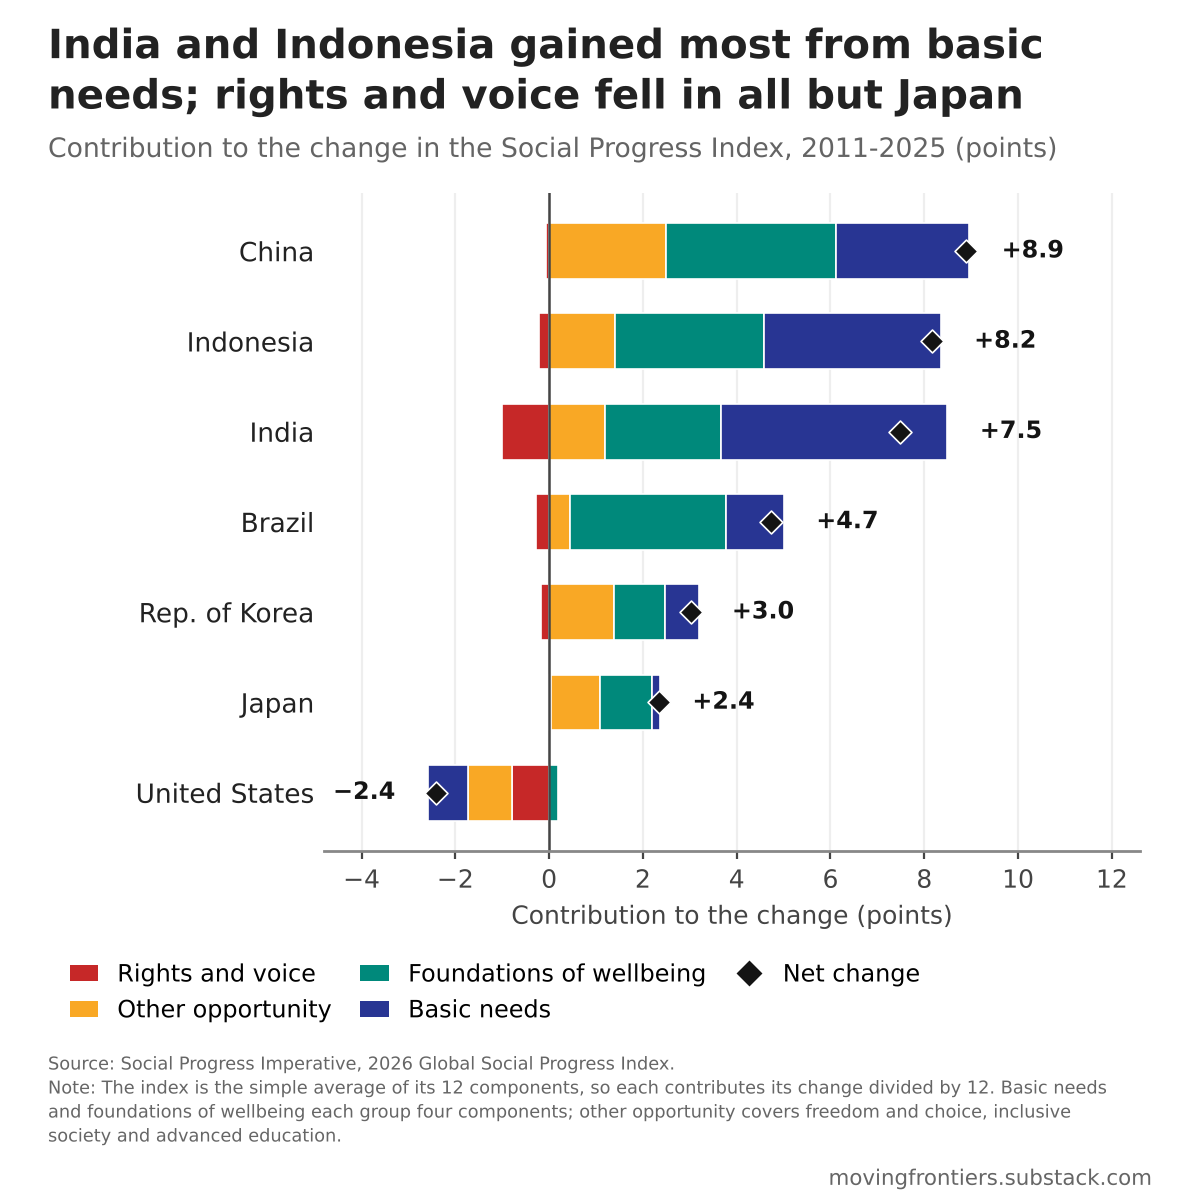

Reproduce this figure in Python.
"""India and Indonesia gained most from basic needs; rights and voice fell in all but Japan

Self-contained: embeds its data (also saved as chart-02-drivers-of-change-seven-economies.csv) and the Moving Frontiers house style.
Needs only numpy, pandas, matplotlib and Pillow. Run `python chart-02-drivers-of-change-seven-economies.py` to write chart-02-drivers-of-change-seven-economies.png in the current folder.
Data: Social Progress Imperative, 2026 Global Social Progress Index (ranked countries), frozen October 2026."""
DATA = """\
country,spicountrycode,spiyear,status,score_spi,score_nbmc,score_ws,score_sh,score_ps,score_abk,score_aic,score_hw,score_eq,score_pr,score_pfc,score_incl,score_aae,GDPpc,population
Brazil,BRA,2011,Ranked,68.01,85.74,77.8,82.35000000000001,61.09,64.82000000000001,57.13,57.56,69.87,71.35000000000001,76.78,68.19,43.46,18062.1581,193701929
Brazil,BRA,2025,Ranked,72.74,86.64,81.44,87.18,66.4,70.49,83.19,62.32,73.45,68.11,79.92,63.35,50.42,19647.909600000003,211998573
China,CHN,2011,Ranked,59.94,88.71000000000001,71.93,74.0,75.74,72.67,46.37,58.81,50.93,25.93,74.74,44.28,35.13,10476.3124,1337705000
China,CHN,2025,Ranked,68.82000000000001,92.58,79.18,88.43,84.14,73.08,79.45,64.18,55.6,25.13,72.86,52.620000000000005,58.64,23845.619700000003,1408975000
Indonesia,IDN,2011,Ranked,59.95,67.76,68.18,63.79,82.55,72.05,39.35,48.36,60.63,62.38,69.79,48.230000000000004,36.38,8848.2247,246305322
Indonesia,IDN,2025,Ranked,68.11,76.9,75.71000000000001,91.92,83.17,78.08,69.37,51.34,59.800000000000004,59.81,75.32000000000001,48.71,47.15,14470.4372,283487931
India,IND,2011,Ranked,51.300000000000004,56.5,49.84,50.660000000000004,74.35000000000001,54.64,43.99,46.92,43.61,64.43,56.19,41.38,33.12,5059.282700000001,1243481564
India,IND,2025,Ranked,58.79,70.08,66.47,76.37,76.34,68.0,63.36,48.95,38.56,52.39,63.9,43.56,37.480000000000004,9817.070800000001,1450935791
Japan,JPN,2011,Ranked,84.88,92.74,92.94,96.12,82.71000000000001,94.23,75.63,85.72,91.60000000000001,90.09,80.12,74.12,62.49,40881.7972,128070000
Japan,JPN,2025,Ranked,87.23,91.76,92.81,95.98,85.97,95.67,86.35000000000001,86.36,92.14,90.54,84.37,80.39,64.47,46097.43,123975371
"Korea, Republic of",KOR,2011,Ranked,82.12,93.7,91.88,93.66,76.69,85.77,88.41,78.77,83.08,80.21000000000001,75.84,63.88,73.57000000000001,37610.9729,49554112
"Korea, Republic of",KOR,2025,Ranked,85.14,94.10000000000001,93.05,92.71000000000001,84.79,89.56,91.62,83.83,84.0,78.03,80.65,71.28,78.08,50414.207,51751065
United States,USA,2011,Ranked,84.17,91.56,94.08,94.01,74.48,88.48,84.38,68.60000000000001,82.7,87.87,86.49,78.03,79.31,59789.4129,309378227
United States,USA,2025,Ranked,81.76,91.59,93.53,87.23,71.46000000000001,85.33,88.71000000000001,66.95,85.37,78.3,84.28,74.12,74.32000000000001,75491.6084,340110988
"""

# ---- data (embedded) and the few shared definitions the chart code expects ----
import io, numpy as np, pandas as pd, warnings; warnings.filterwarnings('ignore')
a=pd.read_csv(io.StringIO(DATA))
COMP=['score_nbmc','score_ws','score_sh','score_ps','score_abk','score_aic','score_hw','score_eq','score_pr','score_pfc','score_incl','score_aae']
CN=['Nutrition and medical care','Water and sanitation','Housing','Safety','Basic education','Information and communications','Health','Environmental quality','Rights and voice','Freedom and choice','Inclusive society','Advanced education']
cn=dict(zip(COMP,CN))

import matplotlib; matplotlib.use('Agg'); import matplotlib.pyplot as plt, warnings; warnings.filterwarnings('ignore')
from matplotlib.patches import Patch
plt.rcParams.update({'font.family':'DejaVu Sans','axes.edgecolor':'#888','axes.linewidth':1.0})
C=['USA', 'CHN', 'JPN', 'KOR', 'IND', 'IDN', 'BRA']
NM={'USA': 'United States', 'CHN': 'China', 'JPN': 'Japan', 'KOR': 'Rep. of Korea', 'IND': 'India', 'IDN': 'Indonesia', 'BRA': 'Brazil'}
S=a[a.spicountrycode.isin(C)].pivot(index='spiyear',columns='spicountrycode')
D=pd.DataFrame({k:(S[k].loc[2025,C]-S[k].loc[2011,C])/12 for k in COMP}).T     # contribution to the index change
G={'Rights and voice':['score_pr'],'Other opportunity':['score_pfc','score_incl','score_aae'],
   'Foundations of wellbeing':['score_abk','score_aic','score_hw','score_eq'],'Basic needs':['score_nbmc','score_ws','score_sh','score_ps']}
GC={'Rights and voice':'#C62828','Other opportunity':'#F9A825','Foundations of wellbeing':'#00897B','Basic needs':'#283593'}
GD=pd.DataFrame({g:D.loc[ks].sum() for g,ks in G.items()}); tot=GD.sum(axis=1)
assert np.allclose(tot,(S.score_spi.loc[2025,C]-S.score_spi.loc[2011,C]),atol=0.02); tot=(S.score_spi.loc[2025,C]-S.score_spi.loc[2011,C])   # label the published change
order=tot.sort_values(ascending=True).index; OFFX=0.04*((-4.8,12.6)[1]-(-4.8,12.6)[0])          # smallest fall at the bottom
W=H=1200; DPI=200
fig=plt.figure(figsize=(W/DPI,H/DPI),dpi=DPI); fig.patch.set_facecolor('white'); r=fig.canvas.get_renderer(); bb=lambda o:o.get_window_extent(r)
tt=fig.text(0.04,1-22/H,'India and Indonesia gained most from basic\nneeds; rights and voice fell in all but Japan',fontsize=14.5,fontweight='bold',color='#222',ha='left',va='top',linespacing=1.25); fig.canvas.draw()
st=fig.text(0.04,(bb(tt).y0-14)/H,'Contribution to the change in the Social Progress Index, 2011-2025 (points)',fontsize=9.6,color='#646464',ha='left',va='top'); fig.canvas.draw()
wm=fig.text(0.96,0,'movingfrontiers.substack.com',fontsize=7.7,color='#666',ha='right',va='bottom'); fig.canvas.draw(); wm.set_y((10-bb(wm).y0)/H); fig.canvas.draw()
ct=fig.text(0.04,0,'Source: Social Progress Imperative, 2026 Global Social Progress Index.\nNote: The index is the simple average of its 12 components, so each contributes its change divided by 12. Basic needs\nand foundations of wellbeing each group four components; other opportunity covers freedom and choice, inclusive\nsociety and advanced education.',
 fontsize=6.4,color='#666',ha='left',va='bottom',linespacing=1.35); fig.canvas.draw(); ct.set_y((bb(wm).y1+20-bb(ct).y0)/H); fig.canvas.draw()
ax=fig.add_axes([0.27,0.2,0.68,0.55]); ax.spines['top'].set_visible(False); ax.spines['right'].set_visible(False); ax.spines['left'].set_visible(False)
for i,c in enumerate(order):
    pos=neg=0
    for g in G:
        v=GD.loc[c,g]
        if v>=0: ax.barh(i,v,left=pos,color=GC[g],height=.62,edgecolor='white',lw=.6); pos+=v
        else: ax.barh(i,v,left=neg,color=GC[g],height=.62,edgecolor='white',lw=.6); neg+=v
    ax.scatter(tot[c],i,marker='D',s=34,c='#141414',zorder=5,edgecolor='white',lw=.6)
    ax.text((min(neg,tot[c])-OFFX) if tot[c]<0 else (max(pos,tot[c])+OFFX),i,(f'{tot[c]:+.1f}' if tot[c]>0 else f'{tot[c]:.1f}').replace('-','−') if abs(tot[c])>=0.05 else f'{tot[c]:.2f}'.replace('-','−'),ha='right' if tot[c]<0 else 'left',va='center',fontsize=8.6,fontweight='bold',color='#141414')
ax.axvline(0,c='#444',lw=.9); ax.set_yticks(range(len(order))); ax.set_yticklabels([NM[c] for c in order],fontsize=9.5,color='#222'); ax.tick_params(axis='y',length=0)
ax.tick_params(axis='x',labelsize=9,colors='#444',length=3); ax.grid(axis='x',c='#eeeeee',lw=.8); ax.set_axisbelow(True)
ax.set_xlim(-4.8,12.6); ax.set_xticks([-4, -2, 0, 2, 4, 6, 8, 10, 12]); ax.set_xticklabels([str(v).replace('-','−') for v in [-4, -2, 0, 2, 4, 6, 8, 10, 12]])
ax.set_xlabel('Contribution to the change (points)',fontsize=9,color='#444')
h=[Patch(facecolor=GC[g],label=g) for g in G]+[plt.Line2D([],[],marker='D',ls='',c='#141414',ms=5.5,label='Net change')]
lg=fig.legend(handles=h,loc='upper left',ncol=3,frameon=False,fontsize=8.6,handlelength=1.2,columnspacing=1.2,bbox_to_anchor=(0.04,0.5))
# lay out: legend just above caption, axes between subtitle and legend
for _ in range(5):
    fig.canvas.draw(); lb=bb(lg); err=(bb(ct).y1+20)-lb.y0; ay=lg.get_bbox_to_anchor().transformed(fig.transFigure.inverted()).y0; lg.set_bbox_to_anchor((0.04,ay+err/H)); fig.canvas.draw(); lb=bb(lg)
    tb=ax.get_tightbbox(r); p=ax.get_position()
    y0=p.y0+(lb.y1+24-tb.y0)/H; y1=p.y1+(bb(st).y0-30-tb.y1)/H; ax.set_position([p.x0,y0,p.width,y1-y0])
fig.canvas.draw(); tb=ax.get_tightbbox(r); lb=bb(lg)
print('cap-wm',round(bb(ct).y0-bb(wm).y1,1),'wm-edge',round(bb(wm).y0,1)); print('gaps sub-plot',round(bb(st).y0-tb.y1,1),'plot-legend',round(tb.y0-lb.y1,1),'legend-cap',round(lb.y0-bb(ct).y1,1),'right',round(W-max(tb.x1,lb.x1,bb(st).x1)))
print({c:(GD.loc[c].idxmin(),round(GD.loc[c].min(),2)) for c in order}); print('rv share of gross losses',{c:round(-GD.loc[c,'Rights and voice']/-GD.loc[c][GD.loc[c]<0].sum(),2) for c in order})
fig.savefig('chart-02-drivers-of-change-seven-economies.png',dpi=DPI,facecolor='white')
